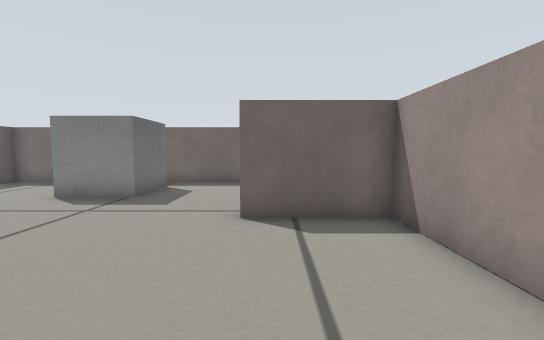
View 1 (above)

16 first-person views from a walk through a world built for the Gazebo simulator. The camera is 0.29 m above the floor, tilts 4° down and sees 90° across. The floor is counted in squares, 0.2 m on a side. Each view is taken from the middle of a square. On the plan, view 1 faces up. The plan holds only what a view shows up to about 13 squares ahead; the rest is blank.

View 2
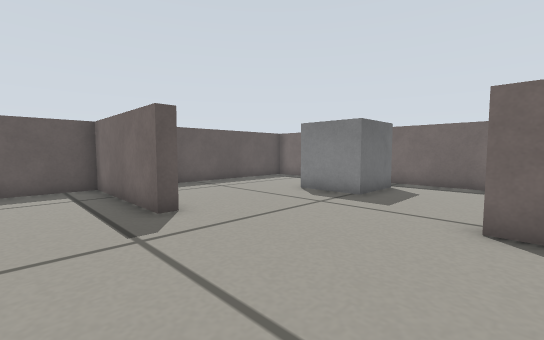

View 3
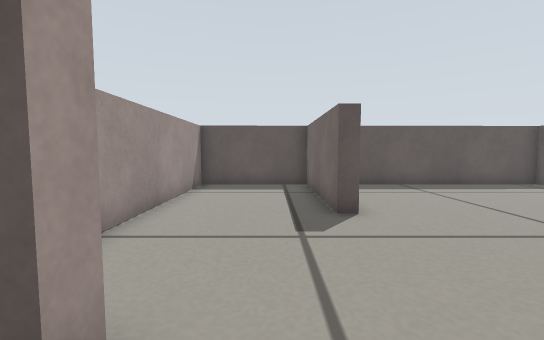

View 4
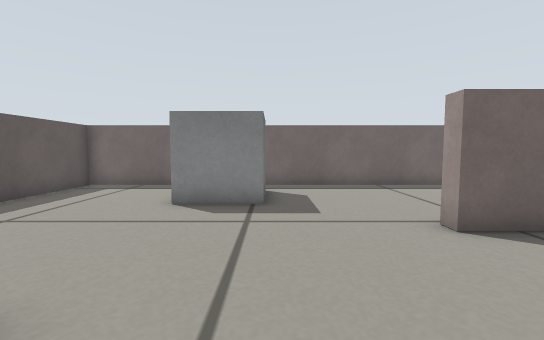

View 5
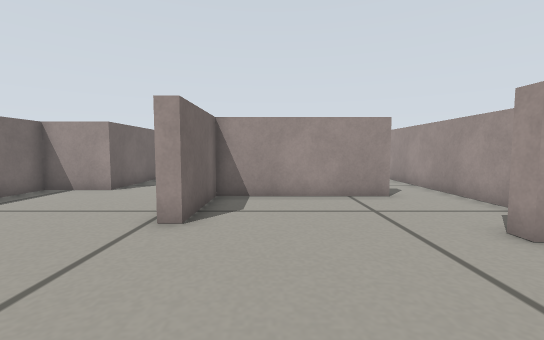

View 6
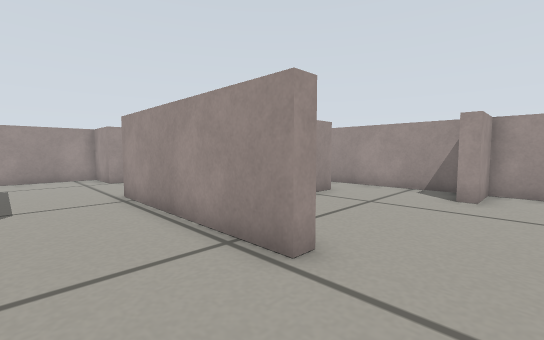

View 7
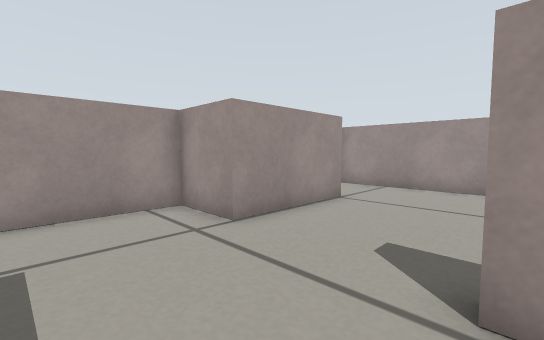

View 8
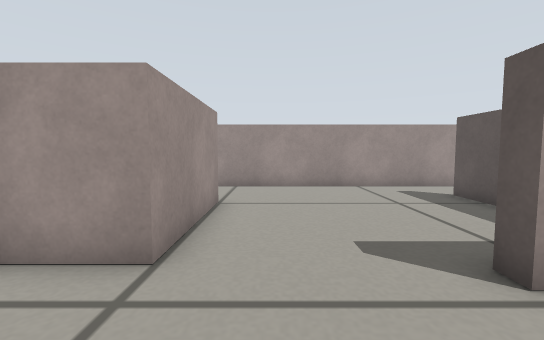

View 9
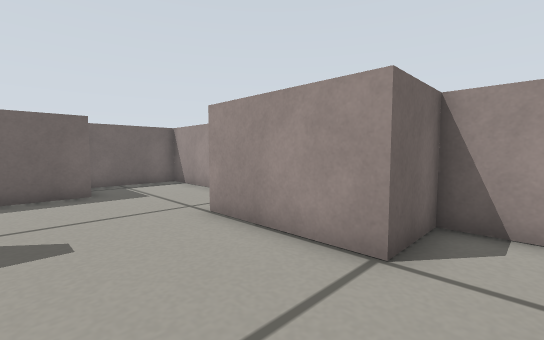

View 10
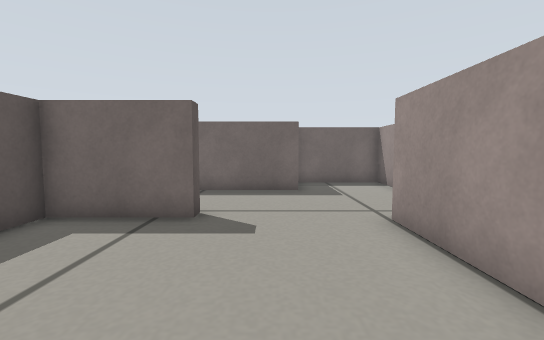

View 11
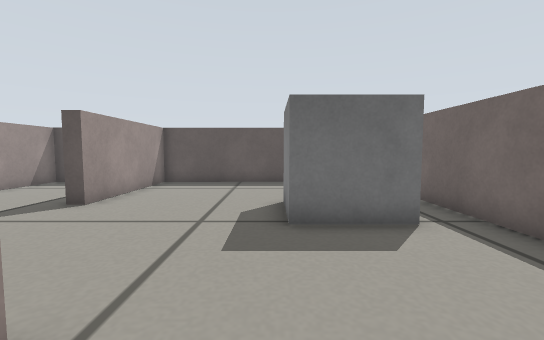

View 12
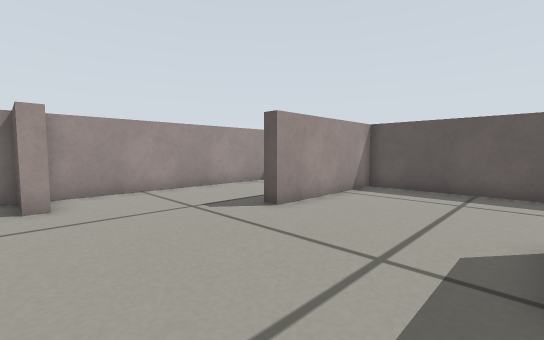

View 13
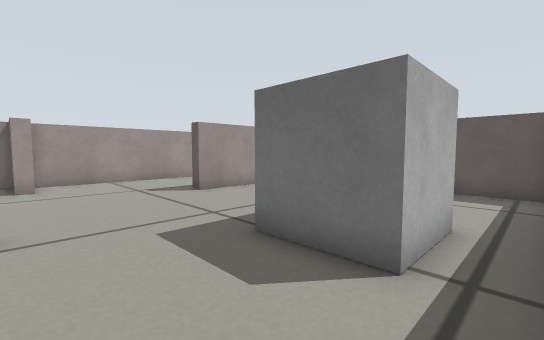

View 14
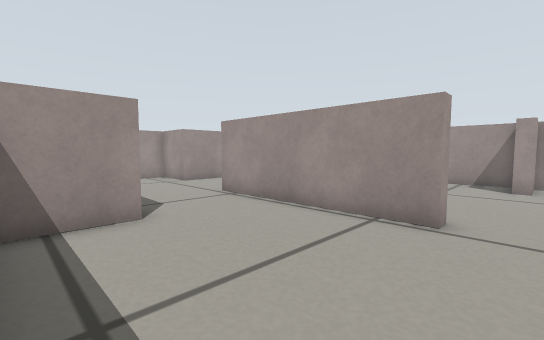

View 15
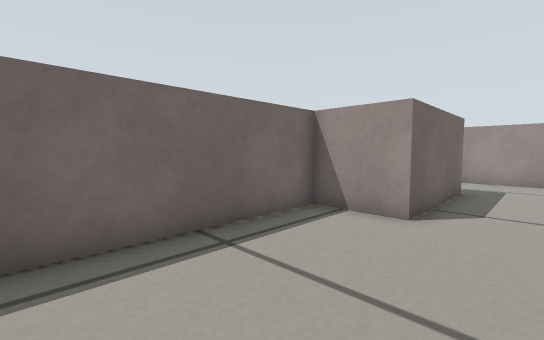

View 16
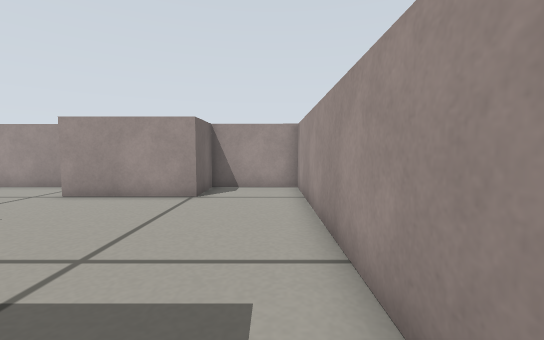

### Floor plan
Points are (right, up) in squares from view 1. A wall is a line through its corners. A room is listed if a view was taken in it or the views show most of it. See-through windows are left out.
Room 1 (views 1, 2, 3, 4, 5, 6, 7, 8, 9, 10, 11, 12, 13, 14, 15, 16)
walls: (3.1, 2) (3.1, 0.2); (2.6, 0.1) (2.6, 5.8) (-0.7, 5.8) (-0.7, 6.3) (6.3, 6.3) (6.3, 5.8) (3.1, 5.8) (3.1, 4.7); (-6.7, 10.9) (-4.2, 10.9) (-4.2, 8.3) (-6.7, 8.3); (9, 9.9) (4, 9.9) (4, 12.4) (-11.7, 12.4) (-11.6, 3) (-6.2, 3) (-6.2, 2.5) (-11.6, 2.5) (-11.6, -2) (-1.8, -2) (-1.8, -0.1) (-1.3, -0.1) (-1.3, -2) (12.7, -2) (12.8, 1.4) (10.5, 1.4) (10.5, 5.6) (12.8, 5.6) (12.8, 12.4) (9.1, 12.4)

Where each view was taken, in squares from view 1:
view 1: 0 up, 0 right, facing up
view 2: 0 up, 0 right, facing up-left
view 3: 1 up, 0 right, facing left
view 4: 1 up, 4 left, facing up
view 5: 4 up, 6 left, facing right
view 6: 9 up, 3 left, facing down-right
view 7: 9 up, 6 right, facing down-right
view 8: 9 up, 9 right, facing down
view 9: 0 up, 7 right, facing up-right
view 10: 0 up, 8 right, facing up
view 11: 8 up, 1 right, facing left
view 12: 8 up, 1 left, facing down-left
view 13: 12 up, 1 left, facing down-left
view 14: 12 up, 2 left, facing down-right
view 15: 8 up, 2 left, facing up-right
view 16: 1 down, 2 right, facing right
